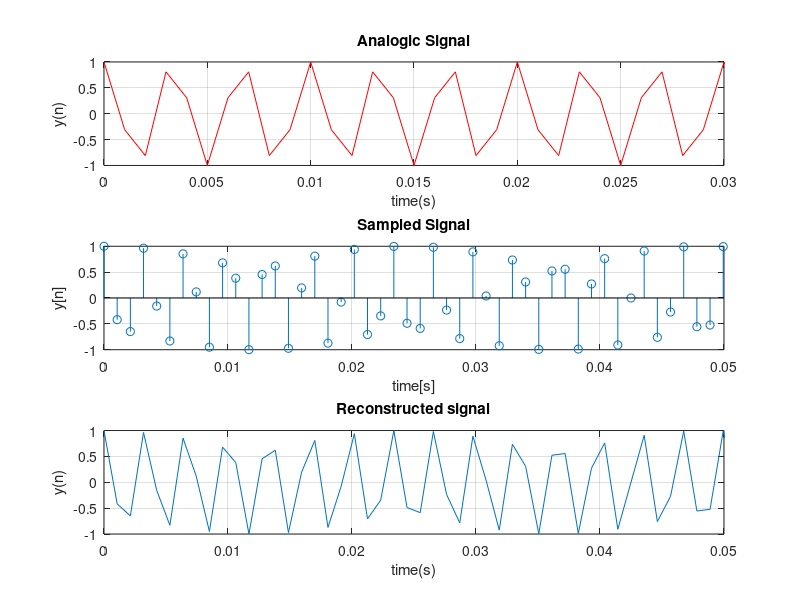

MATLAB code for this plot:
%LAB 4-Muestreo
%IV.7
t=0:0.001:1;
fx=300;%frecuencia analogica
x=cos(2*pi*fx*t);
subplot(3,1,1);
plot(t,x,'r');grid on;
xlim([0 0.03])
title('Analogic Signal')
xlabel('time(s)')
ylabel('y(n)')
Fs=80e3; %frecuencia de muestreo 10*fx
Ts=(0:85:Fs)./Fs;
xn=cos(2*pi*fx*Ts);
subplot(3,1,2);
stem(Ts,xn);grid on
xlim([0 0.05])
title('Sampled Signal')
xlabel('time[s]')
ylabel('y[n]')
subplot(3,1,3)
plot(Ts,xn);grid on
xlim([0 0.05])
title('Reconstructed signal')
xlabel('time(s)')
ylabel('y(n)')